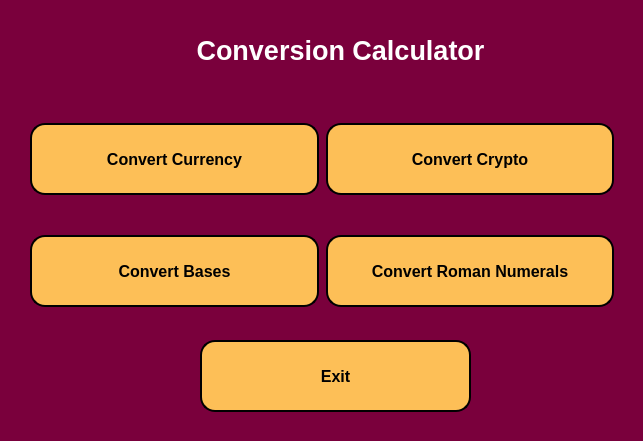
<?xml version="1.0" encoding="UTF-8"?>
<ui version="4.0">
 <class>MainWindow</class>
 <widget class="QMainWindow" name="MainWindow">
  <property name="geometry">
   <rect>
    <x>0</x>
    <y>0</y>
    <width>643</width>
    <height>441</height>
   </rect>
  </property>
  <property name="windowTitle">
   <string>Conversion Calculator</string>
  </property>
  <property name="styleSheet">
   <string notr="true">background-color: rgb(122, 0, 60);</string>
  </property>
  <widget class="QWidget" name="centralwidget">
   <widget class="QLabel" name="label">
    <property name="geometry">
     <rect>
      <x>0</x>
      <y>10</y>
      <width>681</width>
      <height>81</height>
     </rect>
    </property>
    <property name="text">
     <string>&lt;html&gt;&lt;head/&gt;&lt;body&gt;&lt;p align=&quot;center&quot;&gt;&lt;span style=&quot; font-size:20pt; font-weight:600; color:#ffffff;&quot;&gt;Conversion Calculator&lt;/span&gt;&lt;/p&gt;&lt;/body&gt;&lt;/html&gt;</string>
    </property>
   </widget>
   <widget class="QWidget" name="layoutWidget">
    <property name="geometry">
     <rect>
      <x>30</x>
      <y>90</y>
      <width>584</width>
      <height>251</height>
     </rect>
    </property>
    <layout class="QGridLayout" name="gridLayout">
     <property name="sizeConstraint">
      <enum>QLayout::SetDefaultConstraint</enum>
     </property>
     <property name="spacing">
      <number>7</number>
     </property>
     <item row="1" column="0">
      <widget class="QPushButton" name="base_btn">
       <property name="font">
        <font>
         <pointsize>12</pointsize>
         <weight>75</weight>
         <bold>true</bold>
        </font>
       </property>
       <property name="cursor">
        <cursorShape>PointingHandCursor</cursorShape>
       </property>
       <property name="styleSheet">
        <string notr="true">background-color: rgb(253, 191, 87);
height: 60px;
border-style: outset;
border-width: 2px;
border-radius: 15px;
border-color: black;
padding: 4px;
</string>
       </property>
       <property name="text">
        <string>Convert Bases</string>
       </property>
       <property name="icon">
        <iconset>
         <normaloff>../../images/base_conv.png</normaloff>../../images/base_conv.png</iconset>
       </property>
       <property name="iconSize">
        <size>
         <width>25</width>
         <height>20</height>
        </size>
       </property>
      </widget>
     </item>
     <item row="0" column="1">
      <widget class="QPushButton" name="crypto_btn">
       <property name="font">
        <font>
         <pointsize>12</pointsize>
         <weight>75</weight>
         <bold>true</bold>
        </font>
       </property>
       <property name="cursor">
        <cursorShape>PointingHandCursor</cursorShape>
       </property>
       <property name="styleSheet">
        <string notr="true">background-color: rgb(253, 191, 87);
height: 60px;
border-style: outset;
border-width: 2px;
border-radius: 15px;
border-color: black;
padding: 4px;</string>
       </property>
       <property name="text">
        <string>Convert Crypto</string>
       </property>
       <property name="icon">
        <iconset>
         <normaloff>../../images/crypto.png</normaloff>../../images/crypto.png</iconset>
       </property>
       <property name="iconSize">
        <size>
         <width>25</width>
         <height>25</height>
        </size>
       </property>
      </widget>
     </item>
     <item row="0" column="0">
      <widget class="QPushButton" name="curr_btn">
       <property name="enabled">
        <bool>true</bool>
       </property>
       <property name="baseSize">
        <size>
         <width>0</width>
         <height>0</height>
        </size>
       </property>
       <property name="font">
        <font>
         <pointsize>12</pointsize>
         <weight>75</weight>
         <bold>true</bold>
        </font>
       </property>
       <property name="cursor">
        <cursorShape>PointingHandCursor</cursorShape>
       </property>
       <property name="styleSheet">
        <string notr="true">background-color: rgb(253, 191, 87);
height: 60px;
border-style: outset;
border-width: 2px;
border-radius: 15px;
border-color: black;
padding: 4px;</string>
       </property>
       <property name="text">
        <string>Convert Currency</string>
       </property>
       <property name="icon">
        <iconset>
         <normaloff>../../images/dollar_sign.png</normaloff>../../images/dollar_sign.png</iconset>
       </property>
       <property name="iconSize">
        <size>
         <width>20</width>
         <height>20</height>
        </size>
       </property>
      </widget>
     </item>
     <item row="1" column="1">
      <widget class="QPushButton" name="rn_btn">
       <property name="font">
        <font>
         <pointsize>12</pointsize>
         <weight>75</weight>
         <bold>true</bold>
        </font>
       </property>
       <property name="cursor">
        <cursorShape>PointingHandCursor</cursorShape>
       </property>
       <property name="styleSheet">
        <string notr="true">background-color: rgb(253, 191, 87);
height: 60px;
border-style: outset;
border-width: 2px;
border-radius: 15px;
border-color: black;
padding: 4px;
</string>
       </property>
       <property name="text">
        <string>Convert Roman Numerals</string>
       </property>
       <property name="icon">
        <iconset>
         <normaloff>../../images/roman_num.png</normaloff>../../images/roman_num.png</iconset>
       </property>
       <property name="iconSize">
        <size>
         <width>30</width>
         <height>30</height>
        </size>
       </property>
      </widget>
     </item>
    </layout>
   </widget>
   <widget class="QPushButton" name="exit_btn">
    <property name="geometry">
     <rect>
      <x>200</x>
      <y>340</y>
      <width>271</width>
      <height>72</height>
     </rect>
    </property>
    <property name="sizePolicy">
     <sizepolicy hsizetype="Minimum" vsizetype="Fixed">
      <horstretch>0</horstretch>
      <verstretch>0</verstretch>
     </sizepolicy>
    </property>
    <property name="font">
     <font>
      <pointsize>12</pointsize>
      <weight>75</weight>
      <bold>true</bold>
     </font>
    </property>
    <property name="cursor">
     <cursorShape>PointingHandCursor</cursorShape>
    </property>
    <property name="styleSheet">
     <string notr="true">background-color: rgb(253, 191, 87);
height: 60px;
border-style: outset;
border-width: 2px;
border-radius: 15px;
border-color: black;
padding: 4px;</string>
    </property>
    <property name="text">
     <string>Exit</string>
    </property>
    <property name="shortcut">
     <string>Esc</string>
    </property>
   </widget>
  </widget>
  <widget class="QStatusBar" name="statusbar"/>
 </widget>
 <resources/>
 <connections/>
</ui>
